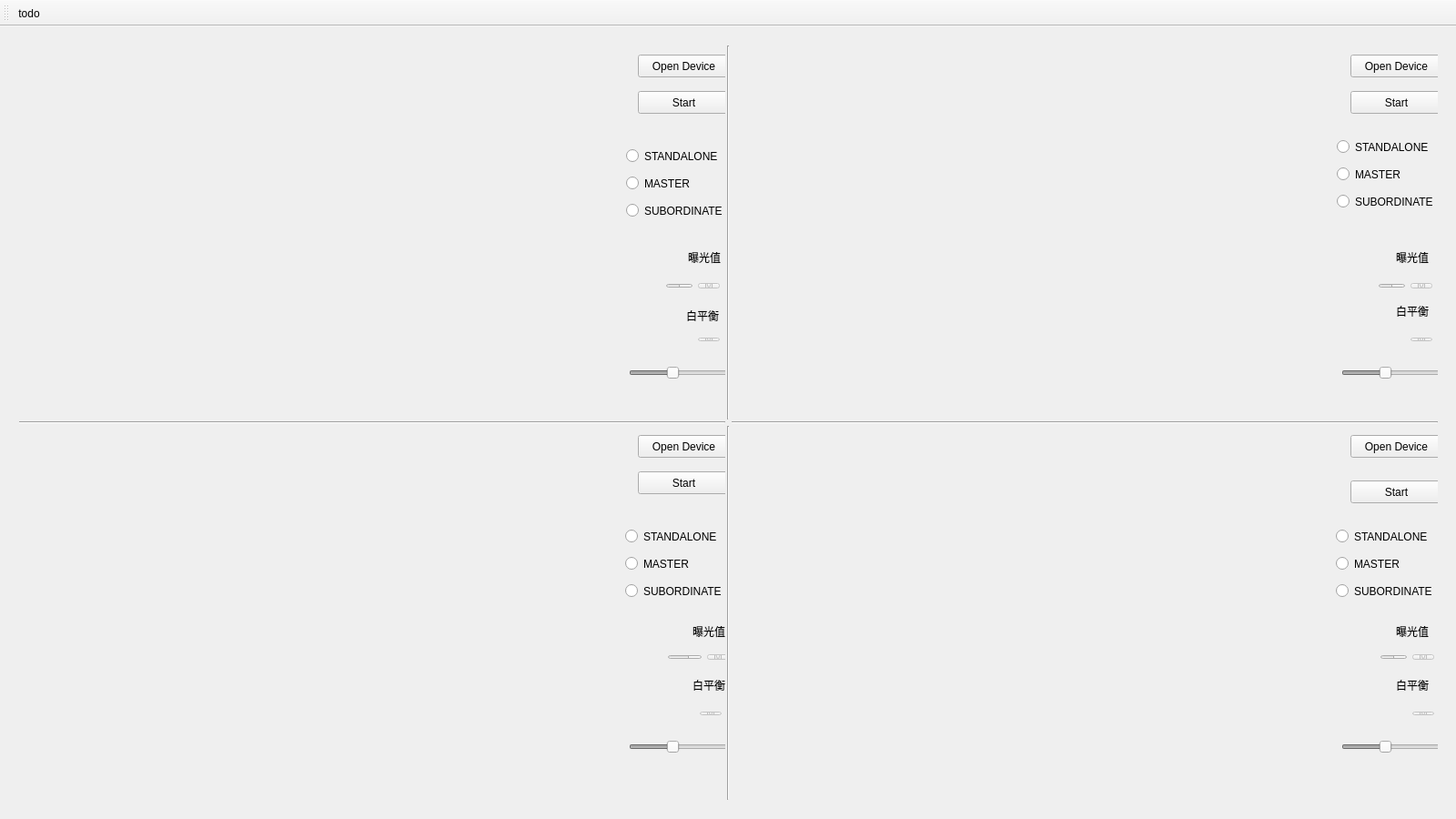
<?xml version="1.0" encoding="UTF-8"?>
<ui version="4.0">
 <class>MainWindow</class>
 <widget class="QMainWindow" name="MainWindow">
  <property name="geometry">
   <rect>
    <x>0</x>
    <y>0</y>
    <width>1600</width>
    <height>900</height>
   </rect>
  </property>
  <property name="windowTitle">
   <string>MainWindow</string>
  </property>
  <widget class="QWidget" name="centralWidget">
   <widget class="QWidget" name="layoutWidget">
    <property name="geometry">
     <rect>
      <x>10</x>
      <y>10</y>
      <width>1581</width>
      <height>851</height>
     </rect>
    </property>
    <layout class="QGridLayout" name="gridLayout">
     <property name="spacing">
      <number>2</number>
     </property>
     <item row="2" column="2">
      <widget class="QWidget" name="widget_3" native="true">
       <widget class="QWidget" name="layoutWidget_3">
        <property name="geometry">
         <rect>
          <x>0</x>
          <y>3</y>
          <width>661</width>
          <height>411</height>
         </rect>
        </property>
        <layout class="QHBoxLayout" name="horizontalLayout_3">
         <item>
          <widget class="QLabel" name="colorLabel_3">
           <property name="text">
            <string/>
           </property>
          </widget>
         </item>
         <item>
          <widget class="QLabel" name="depthLabel_3">
           <property name="text">
            <string/>
           </property>
          </widget>
         </item>
         <item>
          <widget class="QLabel" name="maskLabel_3">
           <property name="text">
            <string/>
           </property>
          </widget>
         </item>
        </layout>
       </widget>
       <widget class="QPushButton" name="devOpenButton_3">
        <property name="geometry">
         <rect>
          <x>680</x>
          <y>10</y>
          <width>101</width>
          <height>25</height>
         </rect>
        </property>
        <property name="text">
         <string>Open Device</string>
        </property>
       </widget>
       <widget class="QPushButton" name="camStartButton_3">
        <property name="geometry">
         <rect>
          <x>680</x>
          <y>60</y>
          <width>101</width>
          <height>25</height>
         </rect>
        </property>
        <property name="text">
         <string>Start</string>
        </property>
       </widget>
       <widget class="QRadioButton" name="standaloneRadio_3">
        <property name="geometry">
         <rect>
          <x>664</x>
          <y>110</y>
          <width>121</width>
          <height>23</height>
         </rect>
        </property>
        <property name="text">
         <string>STANDALONE</string>
        </property>
       </widget>
       <widget class="QRadioButton" name="masterRadio_3">
        <property name="geometry">
         <rect>
          <x>664</x>
          <y>140</y>
          <width>112</width>
          <height>23</height>
         </rect>
        </property>
        <property name="text">
         <string>MASTER</string>
        </property>
       </widget>
       <widget class="QRadioButton" name="subRadio_3">
        <property name="geometry">
         <rect>
          <x>664</x>
          <y>170</y>
          <width>131</width>
          <height>23</height>
         </rect>
        </property>
        <property name="text">
         <string>SUBORDINATE</string>
        </property>
       </widget>
       <widget class="QSlider" name="whitebalanceSlider_3">
        <property name="enabled">
         <bool>false</bool>
        </property>
        <property name="geometry">
         <rect>
          <x>670</x>
          <y>343</y>
          <width>111</width>
          <height>20</height>
         </rect>
        </property>
        <property name="minimum">
         <number>2600</number>
        </property>
        <property name="maximum">
         <number>7000</number>
        </property>
        <property name="value">
         <number>4500</number>
        </property>
        <property name="orientation">
         <enum>Qt::Horizontal</enum>
        </property>
       </widget>
       <widget class="QWidget" name="layoutWidget_9">
        <property name="geometry">
         <rect>
          <x>702</x>
          <y>240</y>
          <width>81</width>
          <height>28</height>
         </rect>
        </property>
        <layout class="QHBoxLayout" name="horizontalLayout_10">
         <item>
          <widget class="QSpinBox" name="exposureSpinBox_3">
           <property name="enabled">
            <bool>false</bool>
           </property>
           <property name="minimum">
            <number>-11</number>
           </property>
           <property name="maximum">
            <number>1</number>
           </property>
           <property name="value">
            <number>-8</number>
           </property>
          </widget>
         </item>
         <item>
          <widget class="QToolButton" name="exposureAutoButton_3">
           <property name="enabled">
            <bool>false</bool>
           </property>
           <property name="text">
            <string>M</string>
           </property>
          </widget>
         </item>
        </layout>
       </widget>
       <widget class="QWidget" name="layoutWidget_8">
        <property name="geometry">
         <rect>
          <x>702</x>
          <y>303</y>
          <width>81</width>
          <height>26</height>
         </rect>
        </property>
        <layout class="QHBoxLayout" name="horizontalLayout_9">
         <item>
          <widget class="QLabel" name="whitebalanceLabel_3">
           <property name="text">
            <string/>
           </property>
          </widget>
         </item>
         <item>
          <widget class="QToolButton" name="whitebalanceAutoButton_3">
           <property name="enabled">
            <bool>false</bool>
           </property>
           <property name="text">
            <string>M</string>
           </property>
          </widget>
         </item>
        </layout>
       </widget>
       <widget class="QLabel" name="Label_8">
        <property name="geometry">
         <rect>
          <x>730</x>
          <y>213</y>
          <width>46</width>
          <height>26</height>
         </rect>
        </property>
        <property name="text">
         <string>曝光值</string>
        </property>
       </widget>
       <widget class="QLabel" name="Label_7">
        <property name="geometry">
         <rect>
          <x>730</x>
          <y>273</y>
          <width>50</width>
          <height>24</height>
         </rect>
        </property>
        <property name="text">
         <string>白平衡</string>
        </property>
       </widget>
      </widget>
     </item>
     <item row="0" column="1">
      <widget class="Line" name="line">
       <property name="orientation">
        <enum>Qt::Vertical</enum>
       </property>
      </widget>
     </item>
     <item row="2" column="0">
      <widget class="QWidget" name="widget_2" native="true">
       <widget class="QWidget" name="layoutWidget_2">
        <property name="geometry">
         <rect>
          <x>0</x>
          <y>3</y>
          <width>661</width>
          <height>411</height>
         </rect>
        </property>
        <layout class="QHBoxLayout" name="horizontalLayout_2">
         <item>
          <widget class="QLabel" name="colorLabel_2">
           <property name="text">
            <string/>
           </property>
          </widget>
         </item>
         <item>
          <widget class="QLabel" name="depthLabel_2">
           <property name="text">
            <string/>
           </property>
          </widget>
         </item>
         <item>
          <widget class="QLabel" name="maskLabel_2">
           <property name="text">
            <string/>
           </property>
          </widget>
         </item>
        </layout>
       </widget>
       <widget class="QPushButton" name="devOpenButton_2">
        <property name="geometry">
         <rect>
          <x>680</x>
          <y>10</y>
          <width>101</width>
          <height>25</height>
         </rect>
        </property>
        <property name="text">
         <string>Open Device</string>
        </property>
       </widget>
       <widget class="QPushButton" name="camStartButton_2">
        <property name="geometry">
         <rect>
          <x>680</x>
          <y>50</y>
          <width>101</width>
          <height>25</height>
         </rect>
        </property>
        <property name="text">
         <string>Start</string>
        </property>
       </widget>
       <widget class="QRadioButton" name="standaloneRadio_2">
        <property name="geometry">
         <rect>
          <x>666</x>
          <y>110</y>
          <width>121</width>
          <height>23</height>
         </rect>
        </property>
        <property name="text">
         <string>STANDALONE</string>
        </property>
       </widget>
       <widget class="QRadioButton" name="masterRadio_2">
        <property name="geometry">
         <rect>
          <x>666</x>
          <y>140</y>
          <width>112</width>
          <height>23</height>
         </rect>
        </property>
        <property name="text">
         <string>MASTER</string>
        </property>
       </widget>
       <widget class="QRadioButton" name="subRadio_2">
        <property name="geometry">
         <rect>
          <x>666</x>
          <y>170</y>
          <width>131</width>
          <height>23</height>
         </rect>
        </property>
        <property name="text">
         <string>SUBORDINATE</string>
        </property>
       </widget>
       <widget class="QSlider" name="whitebalanceSlider_2">
        <property name="enabled">
         <bool>false</bool>
        </property>
        <property name="geometry">
         <rect>
          <x>670</x>
          <y>343</y>
          <width>111</width>
          <height>20</height>
         </rect>
        </property>
        <property name="minimum">
         <number>2600</number>
        </property>
        <property name="maximum">
         <number>7000</number>
        </property>
        <property name="value">
         <number>4500</number>
        </property>
        <property name="orientation">
         <enum>Qt::Horizontal</enum>
        </property>
       </widget>
       <widget class="QWidget" name="layoutWidget_7">
        <property name="geometry">
         <rect>
          <x>702</x>
          <y>240</y>
          <width>89</width>
          <height>28</height>
         </rect>
        </property>
        <layout class="QHBoxLayout" name="horizontalLayout_8">
         <item>
          <widget class="QSpinBox" name="exposureSpinBox_2">
           <property name="enabled">
            <bool>false</bool>
           </property>
           <property name="minimum">
            <number>-11</number>
           </property>
           <property name="maximum">
            <number>1</number>
           </property>
           <property name="value">
            <number>-8</number>
           </property>
          </widget>
         </item>
         <item>
          <widget class="QToolButton" name="exposureAutoButton_2">
           <property name="enabled">
            <bool>false</bool>
           </property>
           <property name="text">
            <string>M</string>
           </property>
          </widget>
         </item>
        </layout>
       </widget>
       <widget class="QWidget" name="layoutWidget_6">
        <property name="geometry">
         <rect>
          <x>702</x>
          <y>303</y>
          <width>81</width>
          <height>26</height>
         </rect>
        </property>
        <layout class="QHBoxLayout" name="horizontalLayout_7">
         <item>
          <widget class="QLabel" name="whitebalanceLabel_2">
           <property name="text">
            <string/>
           </property>
          </widget>
         </item>
         <item>
          <widget class="QToolButton" name="whitebalanceAutoButton_2">
           <property name="enabled">
            <bool>false</bool>
           </property>
           <property name="text">
            <string>M</string>
           </property>
          </widget>
         </item>
        </layout>
       </widget>
       <widget class="QLabel" name="Label_6">
        <property name="geometry">
         <rect>
          <x>740</x>
          <y>213</y>
          <width>46</width>
          <height>26</height>
         </rect>
        </property>
        <property name="text">
         <string>曝光值</string>
        </property>
       </widget>
       <widget class="QLabel" name="Label_5">
        <property name="geometry">
         <rect>
          <x>740</x>
          <y>273</y>
          <width>50</width>
          <height>24</height>
         </rect>
        </property>
        <property name="text">
         <string>白平衡</string>
        </property>
       </widget>
      </widget>
     </item>
     <item row="2" column="1">
      <widget class="Line" name="line_2">
       <property name="orientation">
        <enum>Qt::Vertical</enum>
       </property>
      </widget>
     </item>
     <item row="0" column="2">
      <widget class="QWidget" name="widget_1" native="true">
       <widget class="QWidget" name="layoutWidget_1">
        <property name="geometry">
         <rect>
          <x>0</x>
          <y>3</y>
          <width>661</width>
          <height>411</height>
         </rect>
        </property>
        <layout class="QHBoxLayout" name="horizontalLayout_1">
         <item>
          <widget class="QLabel" name="colorLabel_1">
           <property name="text">
            <string/>
           </property>
          </widget>
         </item>
         <item>
          <widget class="QLabel" name="depthLabel_1">
           <property name="text">
            <string/>
           </property>
          </widget>
         </item>
         <item>
          <widget class="QLabel" name="maskLabel_1">
           <property name="text">
            <string/>
           </property>
          </widget>
         </item>
        </layout>
       </widget>
       <widget class="QPushButton" name="devOpenButton_1">
        <property name="geometry">
         <rect>
          <x>680</x>
          <y>10</y>
          <width>101</width>
          <height>25</height>
         </rect>
        </property>
        <property name="text">
         <string>Open Device</string>
        </property>
       </widget>
       <widget class="QPushButton" name="camStartButton_1">
        <property name="geometry">
         <rect>
          <x>680</x>
          <y>50</y>
          <width>101</width>
          <height>25</height>
         </rect>
        </property>
        <property name="text">
         <string>Start</string>
        </property>
       </widget>
       <widget class="QRadioButton" name="standaloneRadio_1">
        <property name="geometry">
         <rect>
          <x>665</x>
          <y>100</y>
          <width>121</width>
          <height>23</height>
         </rect>
        </property>
        <property name="text">
         <string>STANDALONE</string>
        </property>
       </widget>
       <widget class="QRadioButton" name="subRadio_1">
        <property name="geometry">
         <rect>
          <x>665</x>
          <y>160</y>
          <width>131</width>
          <height>23</height>
         </rect>
        </property>
        <property name="text">
         <string>SUBORDINATE</string>
        </property>
       </widget>
       <widget class="QRadioButton" name="masterRadio_1">
        <property name="geometry">
         <rect>
          <x>665</x>
          <y>130</y>
          <width>112</width>
          <height>23</height>
         </rect>
        </property>
        <property name="text">
         <string>MASTER</string>
        </property>
       </widget>
       <widget class="QSlider" name="whitebalanceSlider_1">
        <property name="enabled">
         <bool>false</bool>
        </property>
        <property name="geometry">
         <rect>
          <x>670</x>
          <y>350</y>
          <width>111</width>
          <height>20</height>
         </rect>
        </property>
        <property name="minimum">
         <number>2600</number>
        </property>
        <property name="maximum">
         <number>7000</number>
        </property>
        <property name="value">
         <number>4500</number>
        </property>
        <property name="orientation">
         <enum>Qt::Horizontal</enum>
        </property>
       </widget>
       <widget class="QWidget" name="layoutWidget_5">
        <property name="geometry">
         <rect>
          <x>700</x>
          <y>250</y>
          <width>81</width>
          <height>28</height>
         </rect>
        </property>
        <layout class="QHBoxLayout" name="horizontalLayout_6">
         <item>
          <widget class="QSpinBox" name="exposureSpinBox_1">
           <property name="enabled">
            <bool>false</bool>
           </property>
           <property name="minimum">
            <number>-11</number>
           </property>
           <property name="maximum">
            <number>1</number>
           </property>
           <property name="value">
            <number>-8</number>
           </property>
          </widget>
         </item>
         <item>
          <widget class="QToolButton" name="exposureAutoButton_1">
           <property name="enabled">
            <bool>false</bool>
           </property>
           <property name="text">
            <string>M</string>
           </property>
          </widget>
         </item>
        </layout>
       </widget>
       <widget class="QWidget" name="layoutWidget_4">
        <property name="geometry">
         <rect>
          <x>700</x>
          <y>310</y>
          <width>81</width>
          <height>26</height>
         </rect>
        </property>
        <layout class="QHBoxLayout" name="horizontalLayout_5">
         <item>
          <widget class="QLabel" name="whitebalanceLabel_1">
           <property name="text">
            <string/>
           </property>
          </widget>
         </item>
         <item>
          <widget class="QToolButton" name="whitebalanceAutoButton_1">
           <property name="enabled">
            <bool>false</bool>
           </property>
           <property name="text">
            <string>M</string>
           </property>
          </widget>
         </item>
        </layout>
       </widget>
       <widget class="QLabel" name="Label_4">
        <property name="geometry">
         <rect>
          <x>730</x>
          <y>220</y>
          <width>46</width>
          <height>26</height>
         </rect>
        </property>
        <property name="text">
         <string>曝光值</string>
        </property>
       </widget>
       <widget class="QLabel" name="Label_3">
        <property name="geometry">
         <rect>
          <x>730</x>
          <y>280</y>
          <width>50</width>
          <height>24</height>
         </rect>
        </property>
        <property name="text">
         <string>白平衡</string>
        </property>
       </widget>
      </widget>
     </item>
     <item row="0" column="0">
      <widget class="QWidget" name="widget_0" native="true">
       <widget class="QPushButton" name="devOpenButton_0">
        <property name="geometry">
         <rect>
          <x>680</x>
          <y>10</y>
          <width>101</width>
          <height>25</height>
         </rect>
        </property>
        <property name="text">
         <string>Open Device</string>
        </property>
       </widget>
       <widget class="QPushButton" name="camStartButton_0">
        <property name="geometry">
         <rect>
          <x>680</x>
          <y>50</y>
          <width>101</width>
          <height>25</height>
         </rect>
        </property>
        <property name="text">
         <string>Start</string>
        </property>
       </widget>
       <widget class="QWidget" name="layoutWidget_0">
        <property name="geometry">
         <rect>
          <x>0</x>
          <y>3</y>
          <width>661</width>
          <height>411</height>
         </rect>
        </property>
        <layout class="QHBoxLayout" name="horizontalLayout_0">
         <item>
          <widget class="QLabel" name="colorLabel_0">
           <property name="autoFillBackground">
            <bool>false</bool>
           </property>
           <property name="text">
            <string/>
           </property>
          </widget>
         </item>
         <item>
          <widget class="QLabel" name="depthLabel_0">
           <property name="text">
            <string/>
           </property>
          </widget>
         </item>
         <item>
          <widget class="QLabel" name="maskLabel_0">
           <property name="text">
            <string/>
           </property>
          </widget>
         </item>
        </layout>
       </widget>
       <widget class="QRadioButton" name="standaloneRadio_0">
        <property name="geometry">
         <rect>
          <x>667</x>
          <y>110</y>
          <width>121</width>
          <height>23</height>
         </rect>
        </property>
        <property name="text">
         <string>STANDALONE</string>
        </property>
       </widget>
       <widget class="QRadioButton" name="masterRadio_0">
        <property name="geometry">
         <rect>
          <x>667</x>
          <y>140</y>
          <width>112</width>
          <height>23</height>
         </rect>
        </property>
        <property name="text">
         <string>MASTER</string>
        </property>
       </widget>
       <widget class="QRadioButton" name="subRadio_0">
        <property name="geometry">
         <rect>
          <x>667</x>
          <y>170</y>
          <width>131</width>
          <height>23</height>
         </rect>
        </property>
        <property name="text">
         <string>SUBORDINATE</string>
        </property>
       </widget>
       <widget class="QLabel" name="Label">
        <property name="geometry">
         <rect>
          <x>735</x>
          <y>220</y>
          <width>46</width>
          <height>26</height>
         </rect>
        </property>
        <property name="text">
         <string>曝光值</string>
        </property>
       </widget>
       <widget class="QLabel" name="Label_2">
        <property name="geometry">
         <rect>
          <x>733</x>
          <y>285</y>
          <width>50</width>
          <height>24</height>
         </rect>
        </property>
        <property name="text">
         <string>白平衡</string>
        </property>
       </widget>
       <widget class="QSlider" name="whitebalanceSlider_0">
        <property name="enabled">
         <bool>false</bool>
        </property>
        <property name="geometry">
         <rect>
          <x>670</x>
          <y>350</y>
          <width>111</width>
          <height>20</height>
         </rect>
        </property>
        <property name="minimum">
         <number>2600</number>
        </property>
        <property name="maximum">
         <number>7000</number>
        </property>
        <property name="value">
         <number>4500</number>
        </property>
        <property name="orientation">
         <enum>Qt::Horizontal</enum>
        </property>
       </widget>
       <widget class="QWidget" name="layoutWidget">
        <property name="geometry">
         <rect>
          <x>700</x>
          <y>250</y>
          <width>81</width>
          <height>28</height>
         </rect>
        </property>
        <layout class="QHBoxLayout" name="horizontalLayout">
         <item>
          <widget class="QSpinBox" name="exposureSpinBox_0">
           <property name="enabled">
            <bool>false</bool>
           </property>
           <property name="minimum">
            <number>-11</number>
           </property>
           <property name="maximum">
            <number>1</number>
           </property>
           <property name="value">
            <number>-8</number>
           </property>
          </widget>
         </item>
         <item>
          <widget class="QToolButton" name="exposureAutoButton_0">
           <property name="enabled">
            <bool>false</bool>
           </property>
           <property name="text">
            <string>M</string>
           </property>
          </widget>
         </item>
        </layout>
       </widget>
       <widget class="QWidget" name="layoutWidget">
        <property name="geometry">
         <rect>
          <x>700</x>
          <y>310</y>
          <width>81</width>
          <height>26</height>
         </rect>
        </property>
        <layout class="QHBoxLayout" name="horizontalLayout_4">
         <item>
          <widget class="QLabel" name="whitebalanceLabel_0">
           <property name="text">
            <string/>
           </property>
          </widget>
         </item>
         <item>
          <widget class="QToolButton" name="whitebalanceAutoButton_0">
           <property name="enabled">
            <bool>false</bool>
           </property>
           <property name="text">
            <string>M</string>
           </property>
          </widget>
         </item>
        </layout>
       </widget>
      </widget>
     </item>
     <item row="1" column="0">
      <widget class="Line" name="line_3">
       <property name="orientation">
        <enum>Qt::Horizontal</enum>
       </property>
      </widget>
     </item>
     <item row="1" column="2">
      <widget class="Line" name="line_4">
       <property name="orientation">
        <enum>Qt::Horizontal</enum>
       </property>
      </widget>
     </item>
    </layout>
   </widget>
  </widget>
  <widget class="QToolBar" name="toolBar">
   <property name="windowTitle">
    <string>toolBar</string>
   </property>
   <attribute name="toolBarArea">
    <enum>TopToolBarArea</enum>
   </attribute>
   <attribute name="toolBarBreak">
    <bool>false</bool>
   </attribute>
   <addaction name="action"/>
  </widget>
  <action name="action">
   <property name="text">
    <string>todo</string>
   </property>
   <property name="toolTip">
    <string>todo</string>
   </property>
  </action>
 </widget>
 <layoutdefault spacing="6" margin="11"/>
 <resources/>
 <connections/>
</ui>
